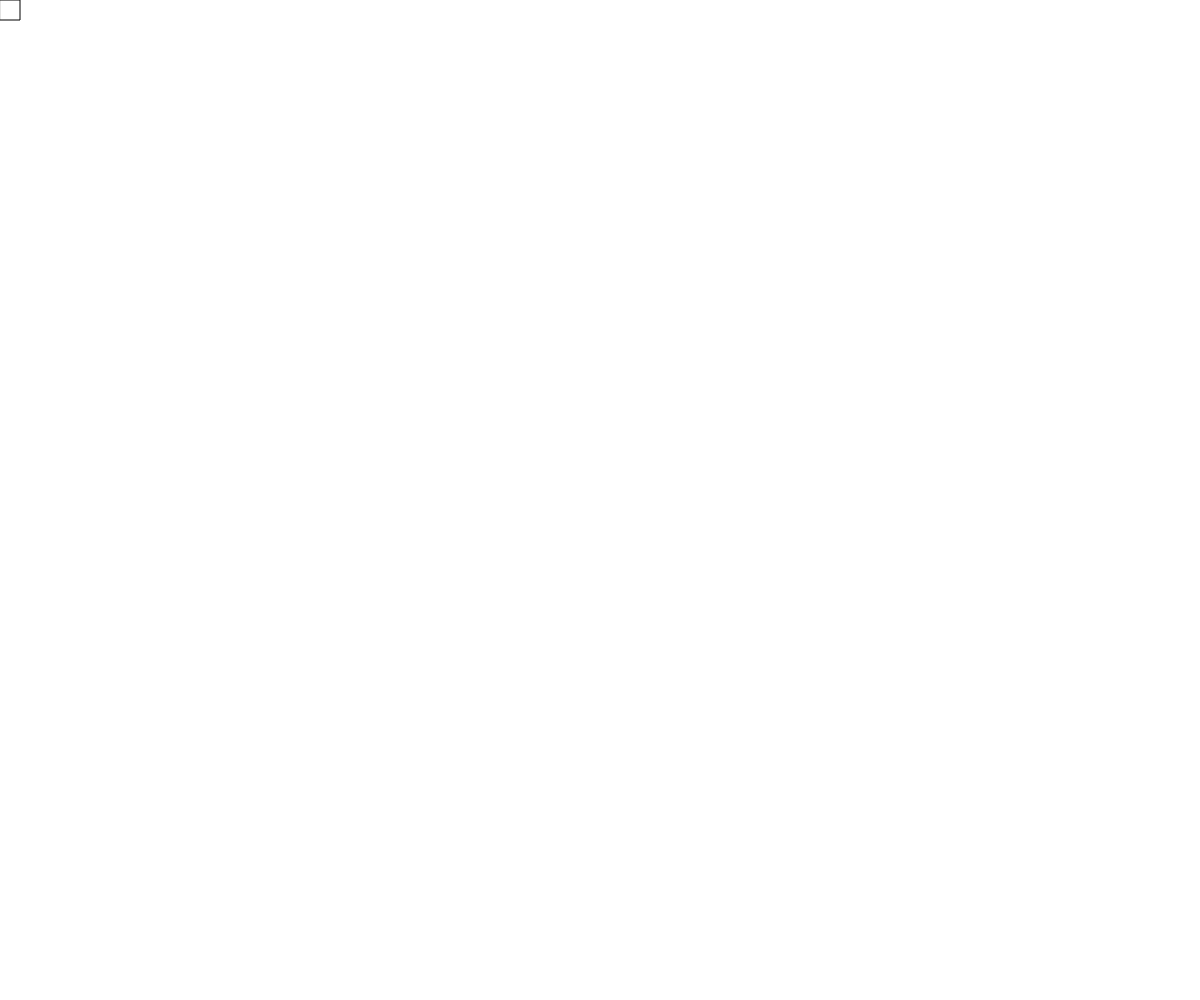
Frame 1 (no input)
Frame 60 (no input): identical to frame 1, image omitted
Frame 120 (the mouse pressed at the canvas centre since frame 60): identical to frame 1, image omitted

The p5.js sketch that drew this single still picture (run headless with seeded random() and noise() and a simulated clock; from frame 60 on, the mouse is pressed at the canvas centre):

// p5.js sketch
// ── sketch.js
// p5js template project - replace with project title
// Dan Schellenberg - replace with your name
// Feb 2, 2018 - replace with the date

function setup(){
  createCanvas(windowWidth,windowHeight);
}

function draw(){
  background("white");
  control();

}

function control(){
  let xs = 0;
  let ys = 0;
  rect(xs,ys,20,20);
  if(xs ===0) {
    xs+=100;

  }
}
